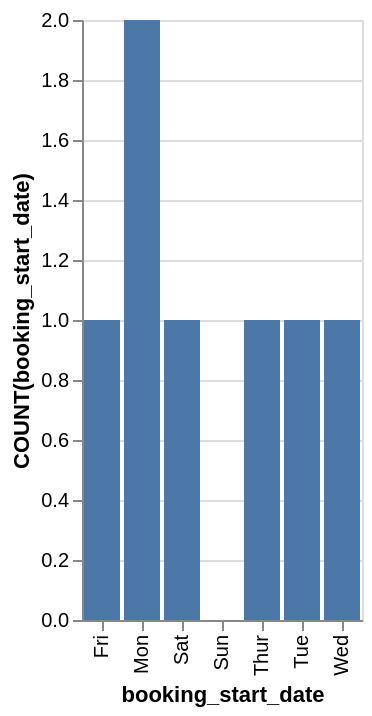

Vega-Lite specification stored for this chart:
### Vega-Lite specification from a JSON file in a GitHub repository (floating-point values rounded to 4 significant figures)
{"data": {"values": [{"x_data": "Mon", "y_data": 2}, {"x_data": "Tue", "y_data": 1}, {"x_data": "Wed", "y_data": 1}, {"x_data": "Thur", "y_data": 1}, {"x_data": "Fri", "y_data": 1}, {"x_data": "Sat", "y_data": 1}, {"x_data": "Sun", "y_data": 0}]}, "mark": "bar", "encoding": {"x": {"field": "x_data", "type": "nominal", "title": "booking_start_date", "sort": "ascending"}, "y": {"field": "y_data", "type": "quantitative", "title": "COUNT(booking_start_date)"}}}
